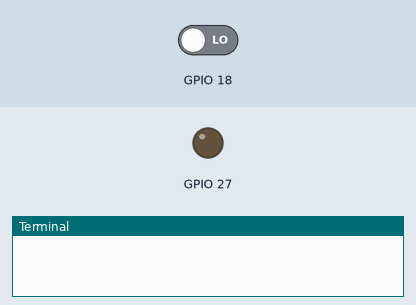
The program below on a simulated Raspberry Pi (BCM pin numbers). Parts: output pins drawn as LEDs (lit = HIGH), the last lines printed to the terminal. The inputs (shaded band) are chosen by the test bench; at power-on: GPIO 18 LOW.

Above: at 1.2 s.
1.3 s: GPIO 18 driven HIGH
2.8 s: GPIO 18 driven LOW
At 4.9 s:
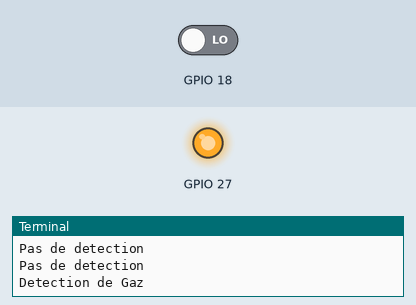
Timing chart, 0 to 6.4 s (numbered marks = the images above; inputs shaded):
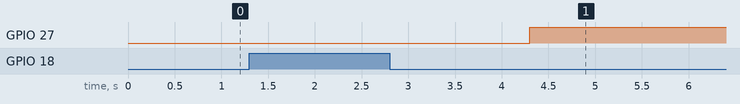

Measured:
- after the input at 2.8 s, GPIO 27: LOW → HIGH after 1.5 s

The program:

gaz.py
```python
import RPi.GPIO as GPIO
import time
GPIO.setmode(GPIO.BCM)
GPIO.setup(18, GPIO.IN)
GPIO.setup(27,GPIO.OUT)
try:
        while True:

                 if GPIO.input(18):

                         print('Pas de detection')
                         time.sleep(1)
                         if GPIO.input(18)!=1:
                             print('Detection de Gaz')
                             GPIO.output(27, False)
                             time.sleep(1)
                             GPIO.output(27, True)
except KeyboardInterrupt:
         GPIO.cleanup()
```
